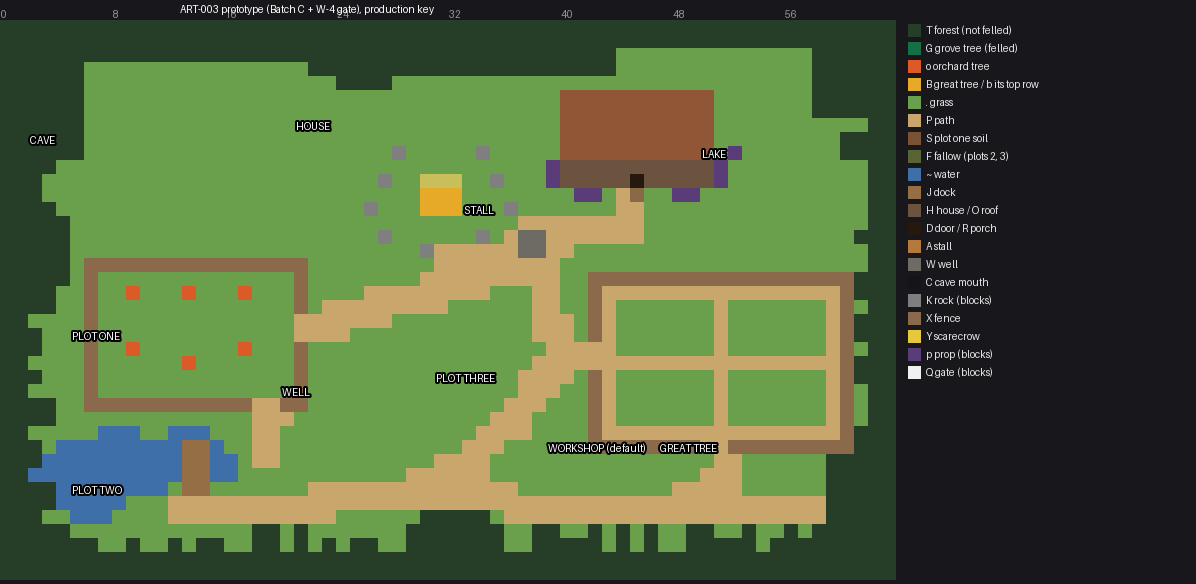
#> input picture art/style_tests/ART-003/parity/prototype_layout.png, 1196 x 584 px, given in place of board_c1.png, which was not available
$ python art005_m0.py
#> lines starting #> are read from the running program, lines starting #| are printed output that depends on the picture; after the words box and inside, x2 and y2 are one past the last pixel; in counts of white or black regions, pixels touching at a corner belong together
# ART-005 M0 (non-production): the complete 32 px farmhouse blockout and a no-credit mockup built from it.
# Every edge comes from the game's anchors (scripts/farm_layout.gd, main.gd HOUSE_SPRITE_*, estate_system.gd
# _draw_outside), scaled to 32 art px per tile. One label map is the single source of truth: it is written as the
# flat blockout, as region masks, and then "skinned" with materials sampled from the frozen G1 style board c1
# (pl/anchors/board_c1.png, read only). No generation; G1 files are never written.
#   python tools/art005_m0.py [--mat c1|v2]
# --mat v2 skins the same blockout with M1's anchor_v2 instead (comparison only, written with a _v2mat suffix).
# Writes under art/style_tests/ART-005/pl/g2/: m0/ (blockout, masks, anchors.json) and 32/ (harness files).
import argparse
import json
import os

import numpy as np
from PIL import Image, ImageDraw

ROOT = os.path.join(os.path.dirname(os.path.abspath(__file__)), "..", "art", "style_tests", "ART-005")
G2 = os.path.join(ROOT, "pl", "g2")
W, H = 384, 320
T = 32

# --- Anchors (art px at 32 px per tile; x right, y down from the sprite's top-left) ----------------------------
# Sprite: 12 x 10 tiles, left edge 0.5 tile west of the footprint (HOUSE_SPRITE_OFFSET_X = -0.5), walls ending
# 9.3125 tiles below its top (HOUSE_WALL_BOTTOM_TILES). Footprint: map rows 5-9 roof (O), 10-11 walls (H, D at
# column 24), porch row 12 (P R P). The sprite's top is 2.3125 tiles above the footprint's top row.
A = {
    "canvas": [W, H],
    "tile": T,
    "footprint": {"x": [16, 368], "roof_rows_y": [74, 234], "wall_rows_y": [234, 298], "porch_row_y": [298, 330]},
    "overhang": {"west": [0, 16], "east": [368, 384]},
    "roof": {"ridge_y": 20, "ridge_cap_y": [12, 20], "ridge_x": [64, 320], "hip_back_corner_y": 60,
             "shingle_y": [20, 148], "course": 16, "eave_band_y": [148, 160], "eave_y": 160},
    "chimney": {"x": [300, 328], "y": [0, 52], "cap_x": [297, 331], "cap_y": [0, 6]},
    "wall": {"x": [16, 368], "y": [160, 298], "plank": 12, "posts_x": [[16, 24], [360, 368]]},
    "foundation_y": [280, 298],
    "door": {"x": [173, 211], "y": [224, 298], "centre_x": 192, "trim": 6},
    "steps": {"x": [164, 220], "y": [298, 320], "tread2_x": [160, 224], "tread_split_y": 309},
    "windows": [{"x": [74, 119], "y": [202, 247], "centre": [96, 224]},
                {"x": [264, 309], "y": [202, 247], "centre": [286, 224]}],
    "door_lamp": {"x": [224, 232], "y": [228, 242]},
    # production extension geometry, from estate_system.gd _draw_outside with rect = 384 x 320, px = 32
    "dormer_zone_production": {"wall": [96, 96, 288, 124.8], "gable_apex": [192, 60.8], "outline_grow": 2,
                               "windows": [[134.4, 102.4, 150.4, 116.8], [220.8, 102.4, 236.8, 116.8]]},
    "porch_production": {"deck": [16, 315.6, 368, 328.4], "roof": [9.6, 286.8, 374.4, 293.84],
                         "posts": [[19, 293.84, 23, 315.6], [361, 293.84, 365, 315.6]]},
    # lights, as centres in sprite px
    "lights": {
        "intended_HOUSE_SPRITE_WINDOWS": [[96.0, 224.0], [286.08, 224.0]],
        "production_measured": [[96.0, 298.0], [286.08, 298.0]],
        "production_measured_with_spill": [[96.0, 330.0], [286.08, 330.0]],
        "e1_harness": [[92.8, 230.4], [291.2, 230.4]],
    },
}

# Region labels. Draw order below is back to front.
L_NAMES = ["empty", "roof_lhip", "roof_front", "roof_rhip", "ridge_cap", "hip_line", "fascia", "eave_shadow",
           "chimney", "chimney_cap", "wall", "corner_post", "foundation", "window_frame", "glass", "mullion", "sill",
           "door_trim", "door_leaf", "batten", "steps", "door_lamp", "lamp_glass", "knob", "chimney_shadow"]
LID = {n: i for i, n in enumerate(L_NAMES)}
FLAT = {  # blockout plane colours: lit / front / shaded steps of a neutral ramp per material
    "roof_lhip": "7a8590", "roof_front": "5d6873", "roof_rhip": "434c56", "ridge_cap": "8d98a2",
    "hip_line": "9aa4ad", "fascia": "8a6a4c", "eave_shadow": "2a2420", "chimney": "807a70",
    "chimney_cap": "a29c90", "wall": "a58a66", "corner_post": "7e5a36", "foundation": "6e6a62",
    "window_frame": "6b4b33", "glass": "4e6f7a", "mullion": "4a3526", "sill": "8a6a4c", "door_trim": "6b4b33",
    "door_leaf": "5c4128", "batten": "4a3526", "steps": "8a867a", "door_lamp": "2a1f18", "lamp_glass": "c8a868",
    "knob": "d0a040", "chimney_shadow": "38404a"}


def build_labels():
    img = Image.new("L", (W, H), 0)
    d = ImageDraw.Draw(img)
    r = lambda n, x0, y0, x1, y1: d.rectangle([x0, y0, x1 - 1, y1 - 1], fill=LID[n])
    ro = A["roof"]
    rx0, rx1 = ro["ridge_x"]
    ry, by, ey = ro["ridge_y"], ro["hip_back_corner_y"], ro["eave_band_y"][0]
    # roof planes: the front plane is the trapezoid ridge -> eave; the hips are the triangles outside it
    d.polygon([(rx0, ry), (rx1, ry), (W - 2, ey - 1), (1, ey - 1)], fill=LID["roof_front"])
    d.polygon([(rx0, ry), (1, by), (1, ey - 1)], fill=LID["roof_lhip"])
    d.polygon([(rx1, ry), (W - 2, by), (W - 2, ey - 1)], fill=LID["roof_rhip"])
    d.line([(rx0, ry), (1, ey - 1)], fill=LID["hip_line"], width=2)
    d.line([(rx1, ry), (W - 2, ey - 1)], fill=LID["hip_line"], width=2)
    r("ridge_cap", rx0 - 4, ro["ridge_cap_y"][0], rx1 + 4, ro["ridge_cap_y"][1])
    r("fascia", 1, 148, W - 1, 156)
    r("eave_shadow", 1, 156, W - 1, 160)
    # chimney (east of the production dormer zone, x 94-290) and its cast shadow on the roof (light upper left)
    c = A["chimney"]
    d.polygon([(c["x"][1], 8), (c["x"][1] + 7, 12), (c["x"][1] + 7, c["y"][1] + 2), (c["x"][1], c["y"][1])],
              fill=LID["chimney_shadow"])
    r("chimney", c["x"][0], c["cap_y"][1], c["x"][1], c["y"][1])
    r("chimney_cap", c["cap_x"][0], 1, c["cap_x"][1], c["cap_y"][1])
    # walls
    r("wall", 16, 160, 368, 298)
    for x0, x1 in A["wall"]["posts_x"]:
        r("corner_post", x0, 160, x1, 298)
    r("foundation", 16, 280, 368, 298)
    # windows: 45 x 45, 6 px frame, 3 px mullions on the exact centre column/row, sill below
    for w in A["windows"]:
        x0, x1 = w["x"]
        y0, y1 = w["y"]
        r("sill", x0 - 4, y1, x1 + 4, y1 + 5)
        r("window_frame", x0, y0, x1, y1)
        r("glass", x0 + 6, y0 + 6, x1 - 6, y1 - 6)
        cx, cy = w["centre"]
        r("mullion", cx - 1, y0 + 6, cx + 2, y1 - 6)
        r("mullion", x0 + 6, cy - 1, x1 - 6, cy + 2)
    # door: 38 x 74 opening, 6 px trim outside it, three planks, two battens, a knob; the restored-stage lamp
    dx0, dx1 = A["door"]["x"]
    dy0, dy1 = A["door"]["y"]
    r("door_trim", dx0 - 6, dy0 - 6, dx1 + 6, dy1)
    r("door_leaf", dx0, dy0, dx1, dy1)
    r("batten", dx0, dy0 + 12, dx1, dy0 + 16)
    r("batten", dx0, dy1 - 16, dx1, dy1 - 12)
    r("knob", dx1 - 8, 262, dx1 - 6, 264)
    lx0, lx1 = A["door_lamp"]["x"]
    ly0, ly1 = A["door_lamp"]["y"]
    r("door_lamp", lx0, ly0, lx1, ly1)
    r("lamp_glass", lx0 + 2, ly0 + 4, lx1 - 2, ly1 - 3)
    # steps: two treads centred on the door, inside the porch row's top 22 px (the canvas ends at y 320)
    s = A["steps"]
    r("steps", s["tread2_x"][0], s["tread_split_y"], s["tread2_x"][1], s["y"][1])
    r("steps", s["x"][0], s["y"][0], s["x"][1], s["tread_split_y"])
    return np.array(img)


# --- Materials ---------------------------------------------------------------------------------------------------

def lum(rgb):
    rgb = rgb.astype(np.float64)
    return rgb[..., 0] * 0.299 + rgb[..., 1] * 0.587 + rgb[..., 2] * 0.114


class Mat:
    """A material sampled from a 32 x 32 G1 swatch: its pixels, and its colours sorted by luminance with their
    frequency, so tone(q) returns the swatch colour at luminance percentile q (always an existing G1 colour)."""

    def __init__(self, px):
        self.px = px
        flat = px.reshape(-1, 3)
        cols, counts = np.unique(flat, axis=0, return_counts=True)
        order = np.argsort(lum(cols))
        self.cols = cols[order]
        self.cum = np.cumsum(counts[order]) / counts.sum()
        lq = {}
        for i, c in enumerate(self.cols):
            lq[tuple(c)] = (self.cum[i] - counts[order][i] / counts.sum() * 0.5)
        self.q_of = lq

    def tone(self, q):
        q = min(max(q, 0.0), 1.0)
        return self.cols[min(int(np.searchsorted(self.cum, q)), len(self.cols) - 1)]

    def sample(self, y, x):
        return self.px[y % self.px.shape[0], x % self.px.shape[1]]

    def q(self, c):
        return self.q_of[tuple(c)]


def load_mats(board):
    b = np.array(Image.open(board).convert("RGB"))
    sw = lambda r, c: b[r * 32:(r + 1) * 32, c * 32:(c + 1) * 32]
    m = {"slate": Mat(sw(0, 0)), "timber": Mat(sw(0, 1)), "stone": Mat(sw(0, 2)), "window": Mat(sw(2, 1)),
         "timber_h": Mat(np.ascontiguousarray(np.rot90(sw(0, 1))))}
    win = sw(2, 1)
    frame = np.concatenate([win[:5].reshape(-1, 3), win[-5:].reshape(-1, 3), win[:, :5].reshape(-1, 3),
                            win[:, -5:].reshape(-1, 3)])
    m["trim"] = Mat(frame.reshape(-1, 1, 3))
    inner = win[6:26, 6:26].reshape(-1, 3)
    glass = inner[(inner[:, 2].astype(int) > inner[:, 0].astype(int) + 6)]
    m["glass"] = Mat(glass.reshape(-1, 1, 3))
    m["ink"] = b.reshape(-1, 3)[np.argmin(lum(b.reshape(-1, 3)))]
    return m


LANTERN = [np.array([int(h[i:i + 2], 16) for i in (0, 2, 4)], np.uint8)
           for h in ["8a3a12", "d97a22", "f4b850", "f6c45a", "fff0c0"]]   # e0 palette lantern ramp


def is_moss(c):
    return int(c[1]) > int(c[0]) + 6 and int(c[1]) >= int(c[2])


def render(lab, m, seed=7):
    rng = np.random.default_rng(seed)
    out = np.zeros((H, W, 4), np.uint8)
    night_mask = np.zeros((H, W), bool)
    slate, tim, timh, stone, trim, glass = m["slate"], m["timber"], m["timber_h"], m["stone"], m["trim"], m["glass"]
    plank_joints = {}
    for row in range(0, 12):
        xs, x = [], 24 + int(rng.integers(0, 60))
        while x < 360:
            xs.append(x)
            x += int(rng.integers(64, 120))
        plank_joints[row] = (xs, int(rng.integers(0, 32)), int(rng.integers(0, 32)))
    course_joints = []
    for ci in range(9):
        js, x = [], -int(rng.integers(0, 24))
        while x < W + 30:
            js.append(x)
            x += int(rng.integers(18, 30))
        course_joints.append(np.array(js))
    ys, xs = np.nonzero(lab)
    for y, x in zip(ys, xs):
        n = L_NAMES[lab[y, x]]
        c = None
        if n in ("roof_lhip", "roof_front", "roof_rhip"):
            s = {"roof_lhip": 1, "roof_front": 0, "roof_rhip": -1}[n]
            ci, rr = (y - 20) // 16, (y - 20) % 16
            joints = course_joints[ci % len(course_joints)]
            k = int(np.searchsorted(joints, x, side="right"))
            j0 = joints[k - 1] if k > 0 else -40
            sid, col = k + ci * 31, x - j0
            if y < 20:
                c = slate.tone(0.3 + 0.25 * s)
            elif rr == 0:
                c = slate.tone(0.82 + 0.12 * s)
            elif rr == 13:
                c = slate.tone(0.12 + 0.06 * s)
            elif rr >= 14:
                c = slate.tone(0.03)
            elif col <= 1:
                c = slate.tone(0.04 if col == 0 else 0.2 + 0.1 * s)
            else:
                t = slate.sample(rr + sid * 5, col + sid * 11)
                c = t if is_moss(t) else slate.tone(0.42 + 0.3 * slate.q(t) + 0.22 * s)
        elif n == "hip_line":
            c = slate.tone(0.88) if x < W // 2 else slate.tone(0.4)
        elif n == "ridge_cap":
            rr = y - 12
            c = slate.tone(0.98 if rr <= 1 else (0.6 if rr <= 5 else 0.12))
        elif n == "chimney_shadow":
            t = slate.sample(y, x)
            c = slate.tone(0.06 + 0.12 * slate.q(t))
        elif n == "fascia":
            rr = y - 148
            c = trim.tone(0.92 if rr <= 1 else (0.55 if rr <= 6 else 0.12))
        elif n == "eave_shadow":
            c = m["ink"] if y >= 158 else trim.tone(0.03)
        elif n in ("chimney", "foundation", "steps"):
            t = stone.sample(y + (3 if n == "foundation" else 0), x + (5 if n == "steps" else 0))
            q = stone.q(t)
            if n == "chimney" and x >= 320:
                q -= 0.25
            if n == "steps" and (y in (298, 299, 309, 310)):
                q = max(q, 0.85)
            if n == "foundation" and y == 280:
                q = 0.02
            c = stone.tone(q)
        elif n == "chimney_cap":
            c = stone.tone(0.95 if y <= 1 else (0.7 if y <= 3 else 0.15))
        elif n == "wall":
            row, rr = (y - 160) // 12, (y - 160) % 12
            joints, oy, ox = plank_joints[row]
            jd = min((abs(x - j) for j in joints), default=99)
            under_eave = -0.25 if y < 166 else 0.0
            if rr == 0:
                c = timh.tone(0.82 + under_eave)
            elif rr >= 10:
                c = timh.tone(0.03 if rr == 11 else 0.12)
            elif jd == 0:
                c = timh.tone(0.03)
            elif jd == 1 and any(x - j == 1 for j in joints):
                c = timh.tone(0.14)
            else:
                t = timh.sample(rr + oy, x + ox)
                c = timh.tone(0.32 + 0.45 * timh.q(t) + under_eave)
        elif n == "corner_post":
            px = x - (16 if x < 192 else 360)
            c = trim.tone(0.88 if px <= 1 else (0.5 if px <= 5 else 0.18))
        elif n in ("window_frame", "door_trim", "sill"):
            box = None
            if n == "door_trim":
                box = (167, 218, 217, 298)
            else:
                for w in A["windows"]:
                    if w["x"][0] - 4 <= x < w["x"][1] + 4 and w["y"][0] <= y < w["y"][1] + 5:
                        box = (w["x"][0], w["y"][0], w["x"][1], w["y"][1]) if n == "window_frame" else \
                              (w["x"][0] - 4, w["y"][1], w["x"][1] + 4, w["y"][1] + 5)
            x0, y0, x1, y1 = box
            if n == "sill":
                rr = y - y0
                c = trim.tone(0.92 if rr <= 1 else (0.5 if rr <= 3 else 0.08))
            else:
                l, t_, rgt, b = x - x0, y - y0, x1 - 1 - x, y1 - 1 - y
                if min(l, t_, rgt, b) == 0:
                    c = m["ink"]
                elif min(l, t_, rgt, b) == 5 and n == "window_frame":
                    c = trim.tone(0.04)
                elif l <= 1 or t_ <= 1:
                    c = trim.tone(0.9)
                elif rgt <= 1 or b <= 1:
                    c = trim.tone(0.15)
                else:
                    c = trim.tone(0.55)
        elif n == "mullion":
            c = trim.tone(0.3)
        elif n == "glass":
            night_mask[y, x] = True
            for w in A["windows"]:
                if w["x"][0] <= x < w["x"][1] and w["y"][0] <= y < w["y"][1]:
                    gx0, gy0 = w["x"][0] + 6, w["y"][0] + 6
            cxp, cyp = A["windows"][0]["centre"][0] - A["windows"][0]["x"][0], 0
            px, py = x - gx0, y - gy0
            # pane-local coordinates (panes 15 px, mullion 3 px)
            lx, ly = px % 18, py % 18
            if ly <= 1:
                c = glass.tone(0.05)
            elif 2 <= lx <= 3 and 3 <= ly <= 4:
                c = glass.tone(0.99)
            elif 9 <= (lx + ly) <= 11:
                c = glass.tone(0.85)
            elif (lx + ly) >= 22:
                c = glass.tone(0.18)
            else:
                c = glass.tone(0.45)
        elif n == "door_leaf":
            px = x - 173
            plank = px // 13
            lx = px % 13
            if lx == 12 or px == 37:
                c = tim.tone(0.03)
            elif lx == 0:
                c = tim.tone(0.75)
            else:
                t = tim.sample(y + plank * 9, x + plank * 5)
                c = tim.tone(0.15 + 0.45 * tim.q(t))
            if y >= 296:
                c = m["ink"]
        elif n == "batten":
            rr = y - (236 if y < 260 else 282)
            c = tim.tone(0.8 if rr == 0 else (0.45 if rr <= 2 else 0.05))
        elif n == "knob":
            c = LANTERN[1]
        elif n == "door_lamp":
            c = m["ink"]
        elif n == "lamp_glass":
            night_mask[y, x] = True
            c = glass.tone(0.7 if y < 236 else 0.4)
        out[y, x, :3] = c
        out[y, x, 3] = 255
    # outer outline: every transparent pixel touching the house becomes ink, except below the steps
    op = out[..., 3] > 0
    nb = np.zeros_like(op)
    nb[1:] |= op[:-1]
    nb[:-1] |= op[1:]
    nb[:, 1:] |= op[:, :-1]
    nb[:, :-1] |= op[:, 1:]
    edge = nb & ~op
    out[edge, :3] = m["ink"]
    out[edge, 3] = 255
    return out, night_mask


# [21 lines left out: functions night_of, blockout, not called in this run]


# --- Extensions (separate layers, never baked into the house) ------------------------------------------------------
# Dormer: the production second-storey geometry (estate_system.gd), skinned in the same materials.
# Porch: a PROPOSED 32 px porch, kept inside the porch row (deck) and under the eave (shed roof), clear of the door
# opening, the windows and the steps' centre line. Its canvas is 384 x 336 (16 px taller than the house) so the deck's
# front edge and outline fit; it shares the house's top-left origin.
EXT = {
    "dormer": {"wall": [96, 96, 288, 125], "apex": [192, 61], "windows": [[134, 102, 150, 117], [221, 102, 237, 117]]},
    "porch": {"canvas": [384, 336], "roof": [4, 164, 380, 194], "fascia": [4, 194, 380, 200],
              "posts": [[24, 32], [136, 144], [240, 248], [352, 360]], "post_y": [200, 322],
              "deck": [20, 298, 364, 322], "deck_front": [20, 322, 364, 330], "step": [164, 322, 220, 330]},
}


# [103 lines left out: functions _outline, render_ext, not called in this run]


def main():
    ap = argparse.ArgumentParser()
    ap.add_argument("--mat", default="c1")
    args = ap.parse_args()
    os.makedirs(os.path.join(G2, "m0"), exist_ok=True)
    os.makedirs(os.path.join(G2, "32"), exist_ok=True)
    lab = build_labels()
#> in build_labels, `img = Image.new("L", (W, H), 0)`: img: PIL image 384x320 L; every value is 0
#> in build_labels, `return np.array(img)`:
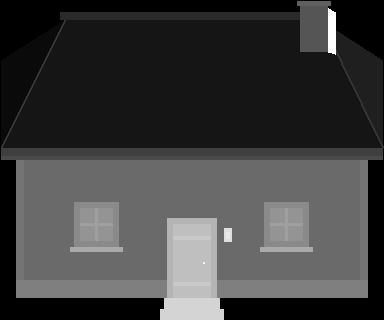
#> returned value: shape (320, 384); min 0, max 24, mean 5.9; drawn with min black and max white
    board = os.path.join(ROOT, "pl", "anchors", "board_c1.png") if args.mat == "c1" else \
        os.path.join(G2, "m1", "anchor_v2.png")
    m = load_mats(board)
#> in load_mats, b is the input picture: shape (584, 1196, 3); mean R, G, B 81.4, 100.1, 60.4
#> m = 8 items
    day, mask = render(lab, m)
#> the loop in render, `for y, x in zip(ys, xs):` made 70519 passes
#> (y, x) on passes 1 to 12: (1, 297), (1, 298), (1, 299), (1, 300), (1, 301), (1, 302), (1, 303), (1, 304), (1, 305), (1, 306), (1, 307), (1, 308)
#> after the loop in render, `for y, x in zip(ys, xs):`:
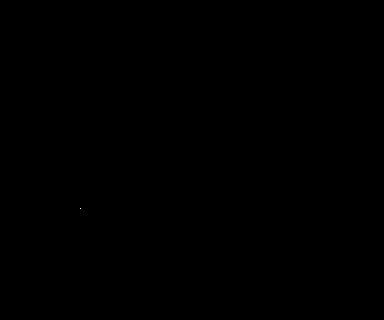
#> night_mask: shape (320, 384) bool; 0% white in thin lines or dots, all inside (x1, y1, x2, y2) = (80, 208, 81, 209)
#> after the loop in render, `for y, x in zip(ys, xs):`:
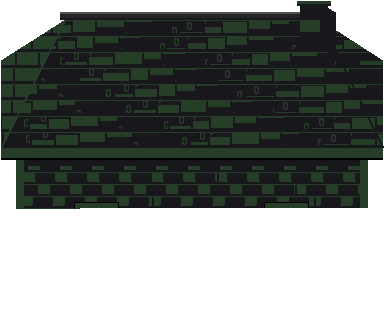
#> out: shape (320, 384, 4); mean of channels 0, 1, 2, 3 17, 22.2, 18.8, 146.3; transparent parts drawn white
    night, em = night_of(day, mask, m)
    sfx = "" if args.mat == "c1" else "_v2mat"
    if args.mat == "c1":
        Image.fromarray(blockout(lab), "RGBA").save(os.path.join(G2, "m0", "blockout.png"))
        Image.fromarray(lab, "L").save(os.path.join(G2, "m0", "labels.png"))
        with open(os.path.join(G2, "m0", "anchors.json"), "w") as f:
            json.dump({"anchors": A, "extensions_proposed": EXT, "labels": L_NAMES}, f, indent=1)
        Image.fromarray(day, "RGBA").save(os.path.join(G2, "32", "house_day.png"))
        Image.fromarray(night, "RGBA").save(os.path.join(G2, "32", "house_night.png"))
        Image.fromarray(em, "RGBA").save(os.path.join(G2, "m0", "house_emissive.png"))
        for k, v in render_ext(m).items():
            Image.fromarray(v, "RGBA").save(os.path.join(G2, "32", k + ".png"))
    else:
        Image.fromarray(day, "RGBA").save(os.path.join(G2, "m0", "house_day" + sfx + ".png"))
        Image.fromarray(night, "RGBA").save(os.path.join(G2, "m0", "house_night" + sfx + ".png"))
    print("M0 written", args.mat, "opaque px", int((day[..., 3] > 0).sum()))


if __name__ == "__main__":
#> (the run stopped early here; a loop or call above may not have finished)
